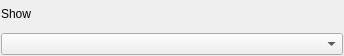
<?xml version="1.0" encoding="UTF-8"?>
<ui version="4.0">
 <class>Form</class>
 <widget class="QWidget" name="Form">
  <property name="geometry">
   <rect>
    <x>0</x>
    <y>0</y>
    <width>344</width>
    <height>56</height>
   </rect>
  </property>
  <property name="windowTitle">
   <string>Form</string>
  </property>
  <layout class="QVBoxLayout" name="verticalLayout">
   <property name="margin">
    <number>1</number>
   </property>
   <item>
    <widget class="QLabel" name="label_2">
     <property name="text">
      <string>Show</string>
     </property>
    </widget>
   </item>
   <item>
    <widget class="QComboBox" name="allShowCombo"/>
   </item>
  </layout>
 </widget>
 <resources/>
 <connections/>
</ui>
